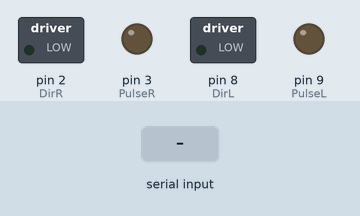
The sketch below on a simulated Arduino Uno, built with avr-gcc and run on an emulated ATmega328P. On the bench: switched loads named in the sketch (green lamp = pin HIGH), output pins drawn as LEDs (lit = HIGH). The test bench sets the inputs (shaded band). What the sketch prints to the serial monitor is not drawn.

Above: at 1.5 s.
1.6 s: "<L,1>" received over Serial
At 1.9 s:
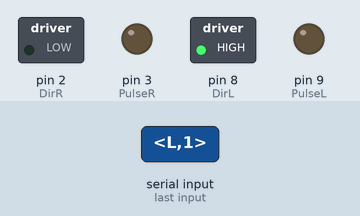
3.1 s: "<R,1>" received over Serial
At 4.2 s:
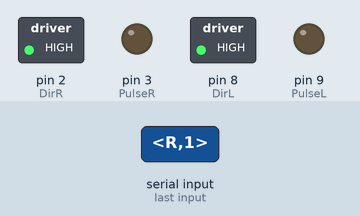
4.6 s: "<L>" received over Serial
At 5.3 s:
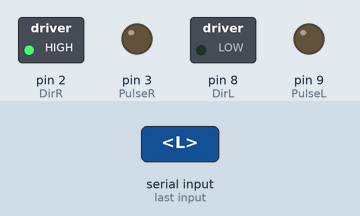
6.1 s: "<L,150>" received over Serial
At 6.6 s:
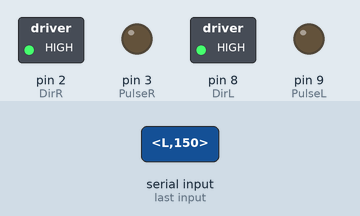
7.6 s: "<R>" received over Serial
At 8.8 s:
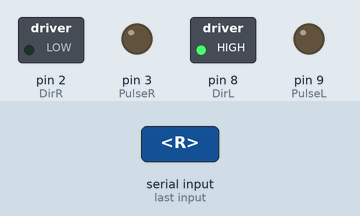
Timing chart, 0 to 10.1 s (numbered marks = the images above; inputs shaded):
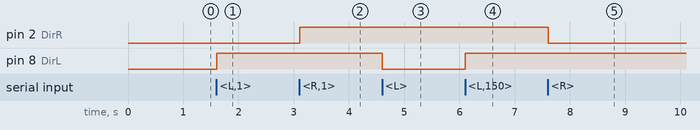

The sketch:

ProbeZandThetaStepperMotorControl.ino
```cpp
//https://forum.arduino.cc/t/serial-input-basics-updated/382007/2

// defines pins numbers
#define DirR 2
#define PulseR 3
#define DirL 8
#define PulseL 9
#define InSW1 12 // switch 1 is the furtherest away of the antenna and is analog input 0
#define InSW2 13 // switch 2 is the closest to the antenna and is analog input 1

//Direction == 0 means away from the antenna
//Direction == 1 means towards the antenna

const byte numChars = 32;
char receivedChars[numChars];
char tempChars[numChars];        // temporary array for use when parsing

// variables to hold the parsed data
char MotorID[numChars] = {0};
int Direction = 0;
double Distance = 0.;
double AngleStep = 0;

//1 == open swtich, 0 == closed switch
int switch1;
int switch2;

boolean newData = false;

//============

void setup()
{
  Serial.begin(9600);
  // Sets four pins as Outputs for the motors
  pinMode(DirL, OUTPUT);
  pinMode(PulseL, OUTPUT);
  pinMode(DirR, OUTPUT);
  pinMode(PulseR, OUTPUT);
  // Sets two pins at Inputs for the switches
  pinMode(InSW1, INPUT_PULLUP);
  pinMode(InSW2, INPUT_PULLUP);

  Serial.println("This code expects 1 chars and 2 intergers - the motor ID, the direction and the number of turns / angle of rotation");
  Serial.println("Enter data in this style <L, 1, 10>");
  Serial.println("'L' and 'R' are for the linear and rotation motors respectively.");
  Serial.println("For the linear motor, 1 means towards the antenna and 0 means away from the antenna.");
  Serial.println("For the rotation motor, 1 is clockwise when looking along B field, 0 is anticlockwise.");
}

//============

void loop()
{
  recvWithStartEndMarkers();
  if (newData == true)
  {
    strcpy(tempChars, receivedChars);
    // this temporary copy is necessary to protect the original data
    // because strtok() used in parseData() replaces the commas with \0
    parseData();
    turnInDirByNturns();
    newData = false;
  }
}

//============

void recvWithStartEndMarkers()
{
  static boolean recvInProgress = false;
  static byte ndx = 0;
  char startMarker = '<';
  char endMarker = '>';
  char rc;

  while (Serial.available() > 0 && newData == false) {
    rc = Serial.read();

    if (recvInProgress == true)
    {
      if (rc != endMarker) {
        receivedChars[ndx] = rc;
        ndx++;
        if (ndx >= numChars)
        {
          ndx = numChars - 1;
        }
      }
      else
      {
        receivedChars[ndx] = '\0'; // terminate the string
        recvInProgress = false;
        ndx = 0;
        newData = true;
      }
    }
    else if (rc == startMarker)
    {
      recvInProgress = true;
    }
  }
}

//============

void parseData()  // split the data into its parts
{
  Direction = 0;  //Clean them up at each call
  Distance = 0.;
  AngleStep = 0.;
  char * strtokIndx; // this is used by strtok() as an index

  strtokIndx = strtok(tempChars, ",");     // get the first part - the string
  strcpy(MotorID, strtokIndx);             // copy it to messageFromPC

  strtokIndx = strtok(NULL, ",");         //this continues where the previous call left off
  Direction = atoi(strtokIndx);           // convert this part to an integer

  if ( strcmp(MotorID, "L") == 0 )
  {
    strtokIndx = strtok(NULL, ",");         // this continues where the previous call left off
    Distance = atof(strtokIndx);            // convert this part to a double
  }
  else if ( strcmp(MotorID, "R") == 0 )
  {
    strtokIndx = strtok(NULL, ",");         // this continues where the previous call left off
    AngleStep = atof(strtokIndx);          // convert this part to a double
  }

  //  Serial.println(MotorID);
  //  Serial.println(Direction);
  //  Serial.println(Distance);
  //  Serial.println(MotorID);
  //  Serial.println(Direction);
  //  Serial.println(AngleStep);

}

//============

void turnInDirByNturns()        //Do something with the steppers motors
{

  if ( strcmp(MotorID, "L") == 0 )
  {
    digitalWrite(DirL, Direction); // Enables the linear motor to move in a specified direction
    switch1 = 1;
    switch2 = 1;

    int i = 0;
    for (long x = 0; x < 400.*Distance && switch1 == 1 && switch2 == 1; x++) // Makes 400 pulses for one full cycle rotation == 1cm
    {
      digitalWrite(PulseL, HIGH);
      delayMicroseconds(700);
      digitalWrite(PulseL, LOW);
      delayMicroseconds(700);

      if (i > 5)  //necessary to do 4 steps of the for loop to free the switch when the motor is home
      {
        switch1 = digitalRead(InSW1);
        switch2 = digitalRead(InSW2);
      }
      i += 1;
    }
  }
  else if ( strcmp(MotorID, "R") == 0 )
  {
    digitalWrite(DirR, Direction); // Enables the rotation motor to turn in a specified direction
    //1 is clockwise when looking along B field, 0 is anticlockwise

    for (long x = 0; x < (3200.*AngleStep)/360.; x++) // 3200 steps = 1 full rotation
    {
      digitalWrite(PulseR, HIGH);
      delayMicroseconds(1200);
      digitalWrite(PulseR, LOW);
      delayMicroseconds(1200);
    }

  }
  else
  {
    Serial.println("Something is wrong with the MotorID.");
  }

}
```

Measured:
- after the input at 1.6 s, pin 8 (DirL): LOW → HIGH at once
- after the input at 3.1 s, pin 2 (DirR): LOW → HIGH at once
- after the input at 4.6 s, pin 8 (DirL): HIGH → LOW at once
- after the input at 6.1 s, pin 8 (DirL): LOW → HIGH at once
- after the input at 7.6 s, pin 2 (DirR): HIGH → LOW at once
